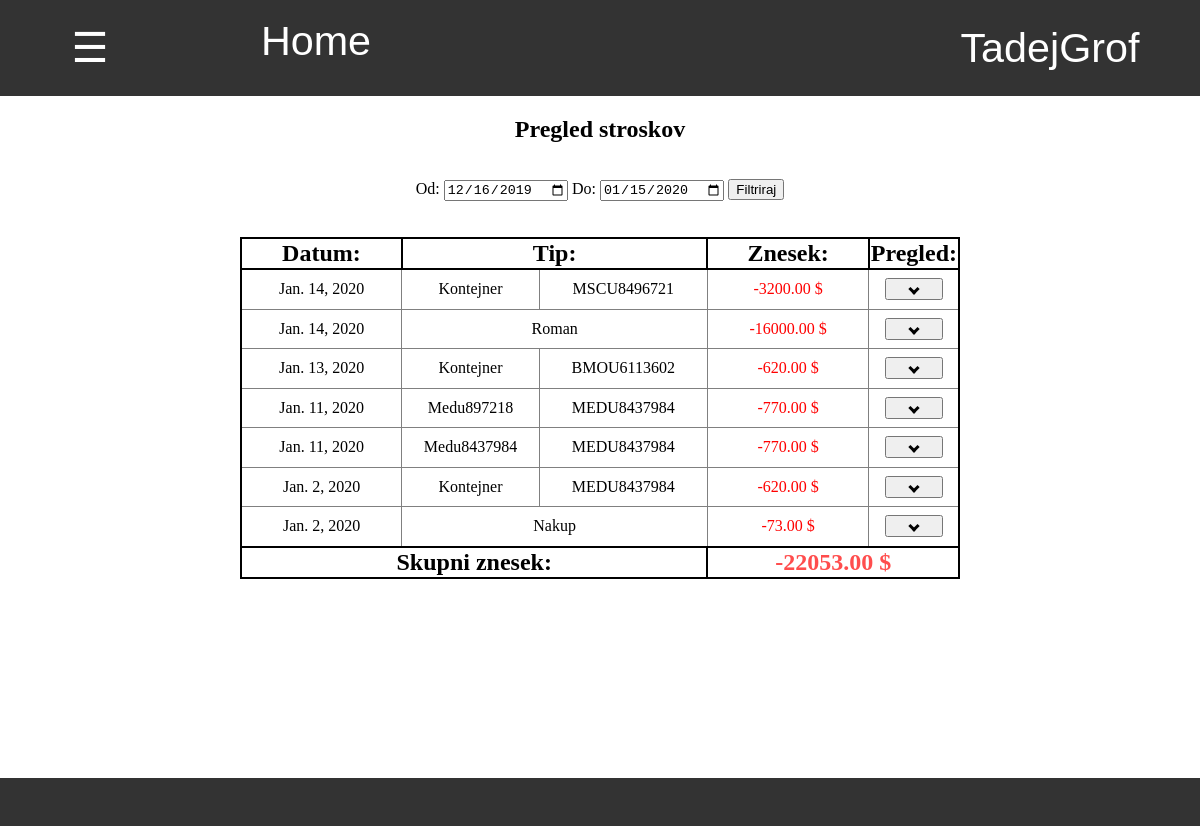
The app's page /zaloga/pregled_stroskov/ (signed in) with its own data.
### program/models.py (models this page shows)
class Profil(models.Model):
    user = models.OneToOneField(User,on_delete=models.CASCADE)
    jezik =  models.CharField(default="spa",max_length=3, choices=JEZIKI)

### zaloga/models.py (models this page shows)
class Stroski_Group(models.Model):
    title = models.CharField(default="",max_length=20)
    tip = models.CharField(default="",max_length=20)
    datum = models.DateField(default=timezone.now)
    status = models.CharField(default="aktivno",max_length=20)
    kontejner = models.ForeignKey(Kontejner,default=None,null=True,blank=True,on_delete=models.CASCADE)
    @property
    def skupni_znesek(self):
        znesek = 0
        for strosek in self.strosek_set.all():
            znesek += strosek.znesek
        return znesek

class Kontejner(models.Model):
    stevilka = models.CharField(default="", max_length=20)
    posiljatelj = models.CharField(default="", max_length=20, choices=POSILJATELJI)
    drzava = models.CharField(default="", max_length=20, choices=DRZAVE)

### zaloga/stroski_views.py (the view)
# urls.py: path('',stroski_views.pregled, name='pregled_stroskov'),
@login_required
def pregled(request):
    danes = datetime.date.today().strftime('%Y-%m-%d')
    pred_mescem =  (datetime.date.today() - datetime.timedelta(days=30)).strftime('%Y-%m-%d')
    od = request.GET.get('od',pred_mescem)
    do = request.GET.get('do', danes)
    stroski = Stroski_Group.objects.all().filter(datum__gte = od, datum__lte = do).order_by('-datum','-pk').prefetch_related('strosek_set')
    pod_stroski = []
    for strosek in stroski:
        pod_stroski.append(strosek.strosek_set.all().values())
    skupno = 0
    for strosek in stroski:
        skupno += strosek.skupni_znesek
    slovar = {
        'od':od,
        'do':do,
        'stroski':stroski,
        'skupno':skupno,
        'pod_stroski':pod_stroski,
    }
    return pokazi_stran(request,'stroski/pregled_stroskov.html',slovar)

### zaloga/stroski_views.py (called while the page is built)
def vrni_slovar(request):
    with open('slovar.json') as dat:
        slovar = json.load(dat)
    return slovar

def pokazi_stran(request, html, baze={}):
    slovar = {'slovar':vrni_slovar(request),'jezik':request.user.profil.jezik}
    slovar.update(baze)
    if not 'zaloga' in baze:
        slovar.update({'zaloga':zaloga})
    slovar.update({'zaloga_pk':slovar['zaloga'].pk})
    return render(request, html, slovar)

### zaloga/templatetags/zaloga_exstras.py (called while the page is built)
@register.filter
def keyvalue(dict, key):
    return dict[key]

### zaloga/templates/stroski/pregled_stroskov.html (shortened to what this page needs)
{% extends 'program/base.html' %}
{% load zaloga_exstras %}
{% block content %}
    <h2> Pregled stroskov </h2>
    <div class="filter" style="margin-top:3%">
        <form action="{% url 'pregled_stroskov' %}" method="GET">
            {{slovar|keyvalue:'Od'|keyvalue:jezik}}: <input type="date" value="{{od}}" name="od">
            {{slovar|keyvalue:'Do'|keyvalue:jezik}}: <input type="date" value="{{do}}" name="do">
            <input type="submit" value="{{slovar|keyvalue:'Filtriraj'|keyvalue:jezik}}">
        </form>
    </div>
    <div class="tabela" style="width:60%;display:inline-block;margin-top:3%">
        <table class="tabela_vnosov">
            <tr class="header">
                <th width="25%"> Datum: </th>
                <th width="45%" colspan="2"> Tip: </th>
                <th width="25%"> Znesek: </th>
                <th width="5%"> Pregled: </th>
            </tr>
            {% for strosek in stroski %}
                <tr>
                    <td> {{strosek.datum}} </td>
                    {% if strosek.tip == "kontejner" %}
                        <td width="20%"> {{strosek.title}} </td>
                        <td> {{strosek.kontejner.stevilka}} </td>
                    {% else %}
                        <td colspan="2"> {{strosek.title}} </td>
                    {% endif %}
                    <td>
                        {% with strosek.skupni_znesek as skupno %}
                            {% if skupno > 0 %}
                                <div style="color:red">-{{skupno}} $ </div>
                            {% else %}
                                <div style="color:green">{{skupno}} $ </div>
                            {% endif %}
                        {% endwith %}
                    </td>
                    <td>
                        <button class="pokazi_{{strosek.pk}}" onclick="Pokazi_vnose('{{strosek.pk}}')" style="width:80%;height:22px"><i class="arrow down"></i></button>
                    </td>
                </tr>
            {% endfor %}
            <tr>
                <th colspan="3"> Skupni znesek: </th>
                <th colspan="2">
                    {% if skupno > 0 %}
                        <div style="color:#ff4d4d">-{{skupno}} $ </div>
                    {% else %}
                        <div style="color:green">{{skupno}} $ </div>
                    {% endif %}
                </th>
            </tr>
        </table>
    </div>
{% endblock %}

### program/templates/css/navbar.html (shortened to what this page needs)
{% load zaloga_exstras %}
<div id="navbar" class="navbar">
    <button onclick="odpri()" class="nav" style="width:15%"> ☰ </button>
    <a style="width:20%" href="/">Home</a>
    <div class="racun dropdown" id="racun">
        <button class="dropbtn" >{{ user.get_username }}
        </button>
    </div>
</div>

### program/static/css/footer.css (style rules this page uses)
div { margin: 0%; padding: 0%; }
div input { margin: 0%; }
div form { margin:0%; padding: 0% }

### program/templates/program/base.html (style rules this page uses)
body { margin: 0%; padding: 0%; overflow:hidden; }
div { margin: 0%; padding: 0%; }

### program/templates/css/tabele.html (style rules this page uses)
table.tabela_vnosov { width:100%; border-spacing:0; border: 2px solid black; border-collapse: collapse; padding:0.5% }
table.tabela_vnosov th { border: 2px solid black; border-collapse: collapse; font-size: 150%; }
table.tabela_vnosov td { font-size: 100%; text-align: center; border: 1px solid grey; padding: 1vmin; border-collapse: collapse; }

### program/templates/css/navbar.html (style rules this page uses)
.navbar { overflow: hidden; background-color: #333; font-family: Arial; height:12% }
.navbar a { float: left; font-size: 5vmin; color: white; text-align: center; padding: 18px 16px; text-decoration:none; height:100%; }
.navbar .dropdown, .nav { float: left; height:100%; width:100%; margin:0; overflow:hidden; }
.navbar .dropdown .dropbtn, .nav { font-size: 5vmin; border: none; outline: none; color: white; padding: 12px 16px; width:100%; height:100%; background-color: inherit; font-family: inherit; margin: 0; }
.navbar .racun { float:right; width:300px; overflow:hidden }

### zaloga/templates/stroski/pregled_stroskov.html (style rules this page uses)
i.down { border: solid black; border-width: 0 3px 3px 0; display: inline-block; padding: 2.5px; margin:0%; transform: rotate(45deg); -webkit-transform: rotate(45deg); }

### records on screen
Profil: jezik "Od", jezik "Do", jezik "Filtriraj"
Stroski_Group: datum "Jan. 14, 2020", title "Kontejner", kontejner.stevilka "MSCU8496721", skupni_znesek "3200.00"
Stroski_Group: datum "Jan. 14, 2020", title "Roman", skupni_znesek "16000.00"
Stroski_Group: datum "Jan. 13, 2020", title "Kontejner", kontejner.stevilka "BMOU6113602", skupni_znesek "620.00", {{ strosek.pk }} 8 (drawn)
Stroski_Group: datum "Jan. 11, 2020", title "Medu897218", kontejner.stevilka "MEDU8437984", skupni_znesek "770.00"
Stroski_Group: datum "Jan. 11, 2020", title "Medu8437984", kontejner.stevilka "MEDU8437984", skupni_znesek "770.00"
Stroski_Group: datum "Jan. 2, 2020", title "Kontejner", kontejner.stevilka "MEDU8437984", skupni_znesek "620.00"
Stroski_Group: datum "Jan. 2, 2020", title "Nakup", skupni_znesek "73.00"

### other values on screen
{{ user.get_username }} "TadejGrof"
{{ skupno }} "22053.00"
